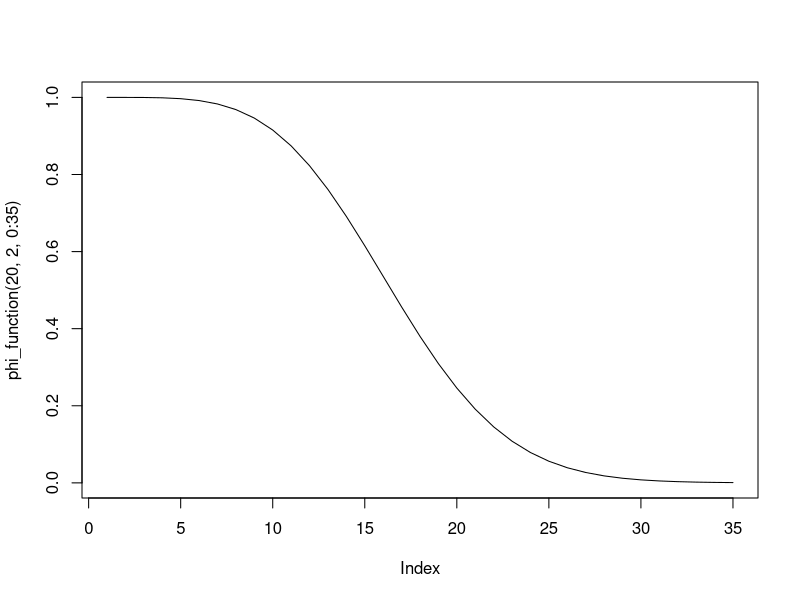
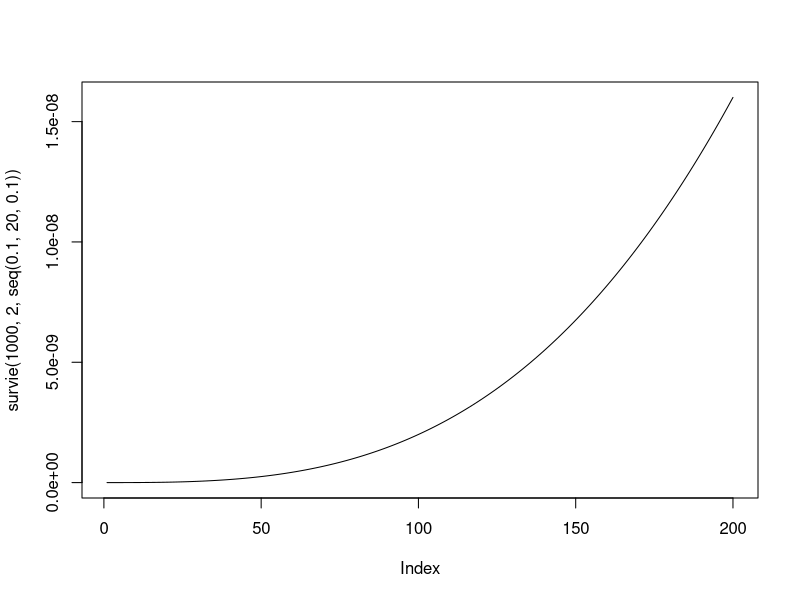
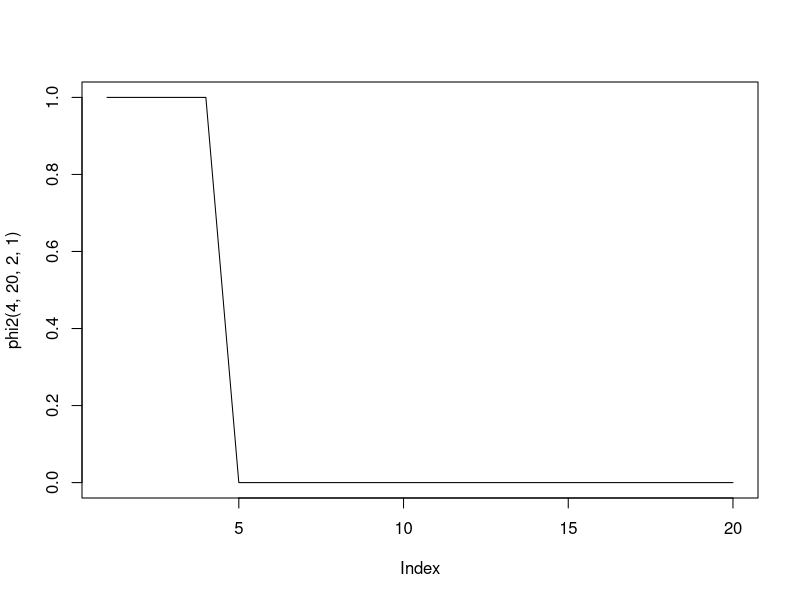
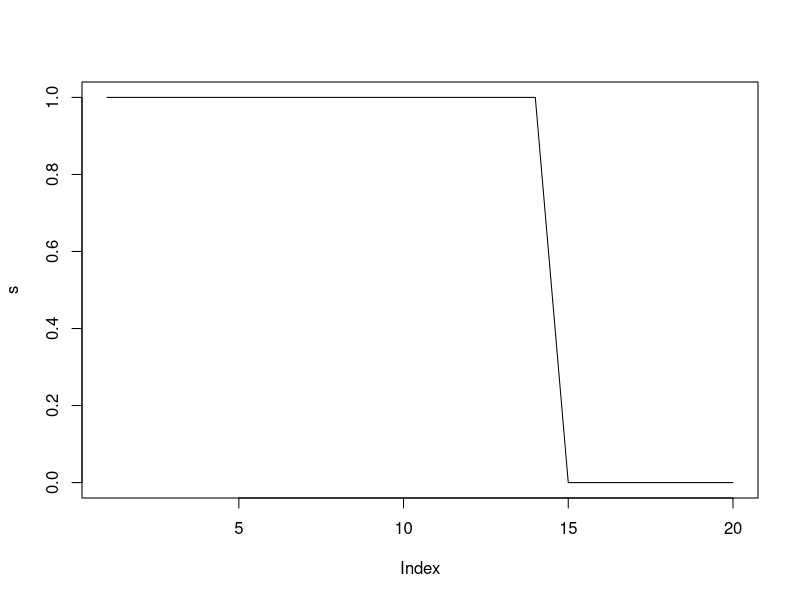

These figures' R source, in order:
# TP 1 

## Question 1

phi <- function(x){
  rep <- ((x[3]*(1-(1-x[1])*(1-x[2]))*(1-(1-x[4])*(1-x[5])))+(1-x[3])*(1-(1-x[1]*x[4])*(1-x[2]*x[5])))*(1-(1-x[6]*x[7])*(1-x[8])*(1-x[9]))
  return(rep)
}

# question 2

phi_function <- function(lambda, beta, t){
  R1 <- 1-pweibull(t, shape = beta, scale = lambda)
  R2 <- 1-pweibull(t, shape = beta, scale = lambda)
  R3 <- 1-pweibull(t, shape = beta, scale = lambda)
  R4 <- 1-pweibull(t, shape = beta, scale = lambda)
  R5 <- 1-pweibull(t, shape = beta, scale = lambda)
  R6 <- 1-pweibull(t, shape = beta, scale = lambda)
  R7 <- 1-pweibull(t, shape = beta, scale = lambda)
  R8 <- 1-pweibull(t, shape = beta, scale = lambda)
  R9 <- 1-pweibull(t, shape = beta, scale = lambda)
  rep <- ((R3[t]*(1-(1-R1[t])*(1-R2[t]))*(1-(1-R4[t])*(1-R5[t])))+(1-R3[t])*(1-(1-R1[t]*R4[t])*(1-R2[t]*R5[t])))*(1-(1-R6[t]*R7[t])*(1-R8[t])*(1-R9[t]))
  return(rep)
}




## Question 3

plot(phi_function(20,2, 0:35), type = 'l')

## Question 4

survie <- function(lambda, beta, t){
  R1 <- 1-pweibull(t, shape = beta, scale = lambda)
  R2 <- 1-pweibull(t, shape = beta, scale = lambda)
  R3 <- 1-pweibull(t, shape = beta, scale = lambda)
  R4 <- 1-pweibull(t, shape = beta, scale = lambda)
  R5 <- 1-pweibull(t, shape = beta, scale = lambda)
  R6 <- 1-pweibull(t, shape = beta, scale = lambda)
  R7 <- 1-pweibull(t, shape = beta, scale = lambda)
  R8 <- 1-pweibull(t, shape = beta, scale = lambda)
  R9 <- 1-pweibull(t, shape = beta, scale = lambda)
  rep <- -log(((R3[t]*(1-(1-R1[t])*(1-R2[t]))*(1-(1-R4[t])*(1-R5[t])))+(1-R3[t])*(1-(1-R1[t]*R4[t])*(1-R2[t]*R5[t])))*(1-(1-R6[t]*R7[t])*(1-R8[t])*(1-R9[t]))/t)
  # rep <- -log(rep)/t
  return(rep)
  # rep <- -log(1 - phi_function(lambda, beta, t))/t
}

survie <- function(lambda, beta, t){
  rep=NULL
  for(i in 1:length(t)){
    R1 <- 1-pweibull(t[i], shape = beta, scale = lambda)
    R2 <- 1-pweibull(t[i], shape = beta, scale = lambda)
    R3 <- 1-pweibull(t[i], shape = beta, scale = lambda)
    R4 <- 1-pweibull(t[i], shape = beta, scale = lambda)
    R5 <- 1-pweibull(t[i], shape = beta, scale = lambda)
    R6 <- 1-pweibull(t[i], shape = beta, scale = lambda)
    R7 <- 1-pweibull(t[i], shape = beta, scale = lambda)
    R8 <- 1-pweibull(t[i], shape = beta, scale = lambda)
    R9 <- 1-pweibull(t[i], shape = beta, scale = lambda)
    rep[i] <- -log(((R3*(1-(1-R1)*(1-R2))*(1-(1-R4)*(1-R5)))+(1-R3)*(1-(1-R1*R4)*(1-R2*R5)))*(1-(1-R6*R7)*(1-R8)*(1-R9)))/t[i]
  }
  return(rep)
}


survie(100, 2, seq(0.1, 20, 0.1))
plot(survie(1000, 2, seq(0.1, 20, 0.1)), type = 'l')

# Question 5 
# simulation d'une loi de weibull avec la méthode des quantile. 


# Question 5 

inverse_pweibull <- function(lambda, beta, u){
  rep <- lambda*(-(log(1-u)^(1/beta)))
  return(rep)
}

phi2 <- function(a, n, lambda, beta){
  t <- seq(0, a,length.out =n)
  y <- rep(0,n)
  u <- runif(9,0,1)
  x <- matrix(0, nrow = n, ncol = 9)
  
  for(i in 1:n){
    for(j in 1:9){
      if(t[i] < (lambda*(-log(u[j]))^(1/beta))){
        x[i,j] <- 1
      }
    }
    y[i] <- phi(x[i,])
  }
  return(y)
}
phi2(4,20,2,1)
plot(phi2(4,20,2,1),type="l")

# question 6 

phi23 <- function(a, n, lambda, beta){
  t <- seq(0, a,length.out =n)
  y <- rep(0,n)
  u <- runif(9,0,1)
  x <- matrix(0, nrow = n, ncol = 9)
  for(i in 1:n){
    for(j in 1:9){
      if(t[i] < (lambda*(-log(u[j]))^(1/beta))){
        x[i,j] <- 1
      }
      
    }
    if (x[i,j]==0) { break }
    
  }
  return(i-1)
}
phi23(4,36,2,1)

# question 7

n_realisation_T<-function(a, n, lambda, beta,ntot){
  vect=NULL
  for(i in 1:ntot){
    vect[i]=phi23(a, n, lambda, beta)
  }
  return(vect)
}
n_realisation_T(4,36,2,1,40)
sum(n_realisation_T(4,36,2,1,40))

mu=function(a, n, lambda, beta,ntot){
  v=n_realisation_T(a, n, lambda, beta,ntot)
  1/ntot*sum(v)
}
mu(4,36,2,1,40)

######### 
# Exercice 1

phi <- function(x){
  rep <- (1-x[5])*(1-(1-x[1]*x[3])*(1-x[2]*x[4]))*x[6]*(1-(1-x[7]*x[10])*(1-x[8]*x[9]))+x[5]*(1-(1-x[1])*(1-x[2]))*(1-(1-x[3])*(1-x[4]))*x[6]*(1-(1-x[7]*x[10])*(1-x[8]*x[9]))
  return(rep)
}
phi(c(0,1,1,1,0,1,0,1,1,0))

## Exercice 2

lambda = 5
beta = 5
t <- seq(0, 30, 0.1)
X <- matrix(data = rep(0, 10*length(t)), ncol = 10, nrow = length(t))
S <- rep(0,length(t))
u <- runif(10, 0, 1)

for(i in 1:length(t)){
  for(j in 1:10){
    if(t[i] < (lambda*(-log(u[j]))^(1/beta))){
      X[i,j] <- 1
    }
  }
  S[i] <- phi(X[i,])
}

# Exercice 3
#  a

u=seq(0, 4,length.out =40)
# ----------------------------------------------------------------------------#
fonction_interval=function(n,inter,i){
  t=NULL
  d=NULL
  for (v in seq(1,n,inter)) {
    if(v==i){
      t[v]=1
    }
    else{
      t[v]=0
    }
  }
  t=t[!is.na(t)]
  t
  w=sum(t)
  if(w==0){
    d=0
  }
  else{
    d=1 
  }
  return(d)
}

fonction_interval(20,2,7)
seq(1,20,2)

#---------------------------------------------------------------------------#

phi2 <- function(a, n, lambda, beta,inter){
  t <- seq(0, a,length.out =n)
  y <- rep(0,n)
  u <- runif(10,0,1)
  x <- matrix(0, nrow = n, ncol = 10)
  
  for(i in 1:n){
    for(j in c(1,2,3,4,5,7,8,9,10)){
      if(t[i] < (lambda*(-log(u[j]))^(1/beta))){
        x[i,j] <- 1
      }
    }
  }
  d=0
  for(i in 1:n){
     if(t[i-d] < (lambda*(-log(u[6]))^(1/beta))){
       x[i,6] <- 1
     }
     if(fonction_interval(n,inter,i)==1 & x[i,6]==0){ 
       d=i-1
       u <- runif(10,0,1)
     }
    }
  # y[i] <- phi(x[i,])
    return(x)
}
(b=phi2(20,20,10,15,4))

phi3 <- function(a, n, lambda, beta,inter){
  y=NULL
  matrice=phi2(a, n, lambda, beta,inter)
  for (i in 1:n) {
   y[i]=phi(matrice[i,]) 
  }
  return(y)
}


(s=phi3(20,20,15,3,7))
plot(s,type = "l")

#  b

#---   E(T)  ------------------------------------------------------

tp_i_de_panne <- function(a, n, lambda, beta,inter){
  y=NULL
  d=0
  matrice=phi2(a, n, lambda, beta,inter)
  for (i in 1:n) {
    y[i]=phi(matrice[i,]) 
  }
  for (i in n:1){
    if(y[i]==1 & i==n ){
      d=n
      break
    }
    if(y[i]==1){
      d=i+1
      break
    }
  }
#  if(d==n){
#    return("Pas de panne sur le temps T")
#  }
#  if(d<n & d>0){
#    return(d)
#  }
return(d)
}
tp_i_de_panne(20,20,15,3,7)

nbtot_realisation_t=function(a, n, lambda, beta,inter,nbtot){
  vector=NULL
  for(i in 1:nbtot){
    vector[i]=tp_i_de_panne(a, n, lambda, beta,inter)
  }
  return(vector)
}

nbtot_realisation_t(20,20,15,3,7,8)

E_T=function(a, n, lambda, beta,inter,nbtot){
  t=nbtot_realisation_t(a, n, lambda, beta,inter,nbtot)
  moyenne=(1/nbtot)*sum(t)
  return(moyenne)
}
E_T(20,20,15,3,7,8)

#---   E(N)  ------------------------------------------------------

nb_intervention <- function(a, n, lambda, beta,inter){
  t <- seq(0, a,length.out =n)
  y <- rep(0,n)
  u <- runif(10,0,1)
  x <- matrix(0, nrow = n, ncol = 10)
  
  for(i in 1:n){
    for(j in c(1,2,3,4,5,7,8,9,10)){
      if(t[i] < (lambda*(-log(u[j]))^(1/beta))){
        x[i,j] <- 1
      }
    }
  }
  d=0
  intervention=0
  for(i in 1:n){
    if(t[i-d] < (lambda*(-log(u[6]))^(1/beta))){
      x[i,6] <- 1
    }
    if(fonction_interval(n,inter,i)==1 & x[i,6]==0){ 
      intervention=intervention+1
      d=i-1
      u <- runif(10,0,1)
    }
  }
  return(intervention)
}
nb_intervention(20,20,15,3,7)


nb_realisation_intervention=function(a, n, lambda, beta,inter,nbtot){
  vector=NULL
  for(i in 1:nbtot){
    vector[i]=nb_intervention(a, n, lambda, beta,inter)
  }
  return(vector)
}

nb_realisation_intervention(20,20,15,3,7,7)

moyenne_intervention=function(a, n, lambda, beta,inter,nbtot){
  moyenne=(1/nbtot)*sum(nb_realisation_intervention(a, n, lambda, beta,inter,nbtot))
  return(moyenne)
}

moyenne_intervention(20,20,15,3,7,7)

recompense<-function(a, n, lambda, beta,inter,nbtot,cout,gain){
 r=gain*E_T(a, n, lambda, beta,inter,nbtot)-cout*moyenne_intervention(a, n, lambda, beta,inter,nbtot)
 return(r)
}
recompense(20,20,15,3,3,7,2,3.5)

a_val=20
n_val=20
lambda_val=15
beta_val=3
nbtot_val=7
cout_val=2
gain_val=3.5

recompense<-function(a=a_val, n=n_val, lambda=lambda_val, beta=beta_val,inter,nbtot=nbtot_val,cout=cout_val,gain=gain_val){
  r=gain*E_T(a, n, lambda, beta,inter,nbtot)-cout*moyenne_intervention(a, n, lambda, beta,inter,nbtot)
  return(r)
}
recompense(2)
solution=optimize(recompense,c(0, 20),maximum = TRUE)
